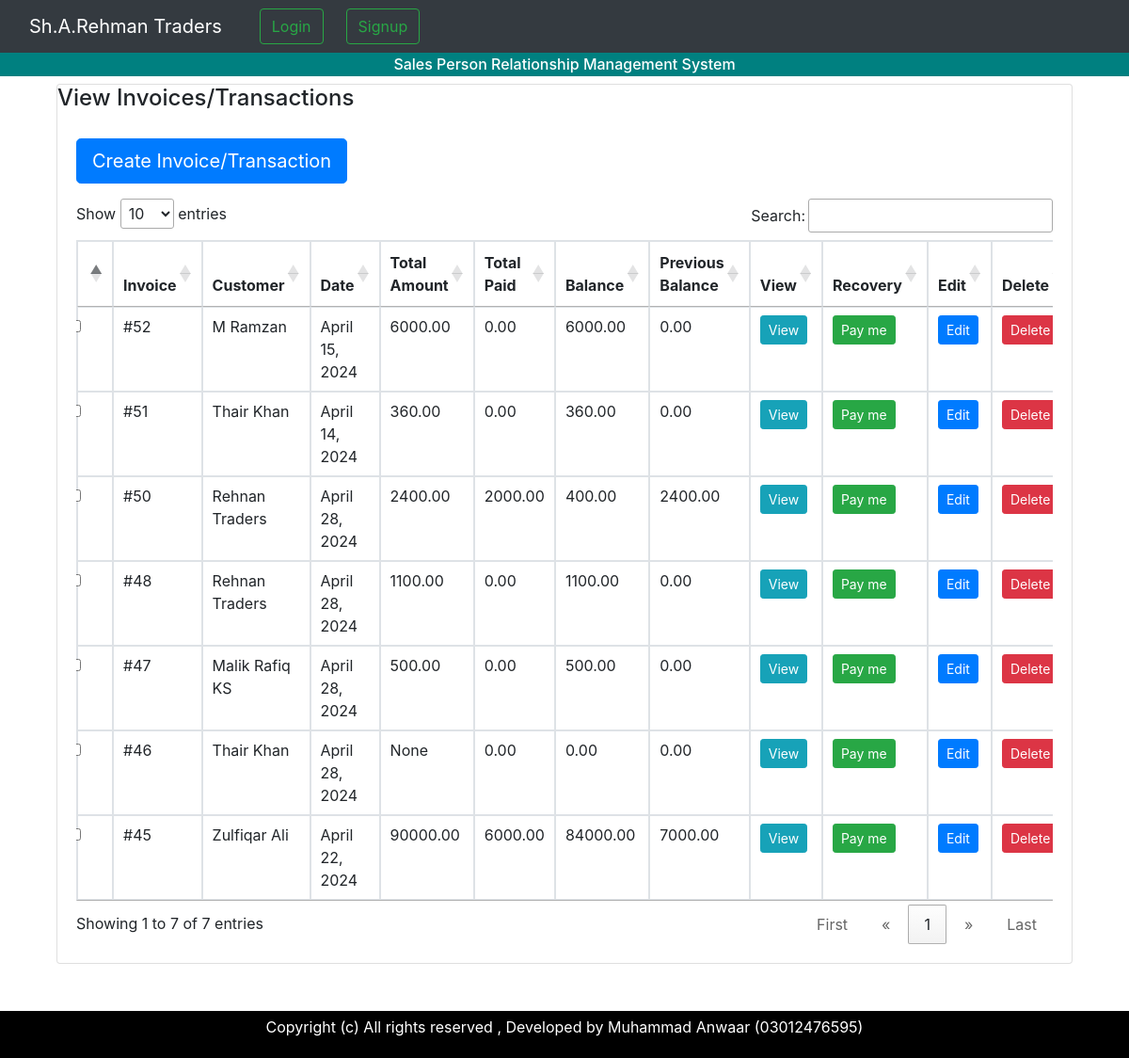
The app's page /invoice/ with its own data.
### invoice/models.py (models this page shows, shortened)
class Invoice(models.Model):
    customer = models.CharField(max_length=100)
    customer_email = models.TextField(null=True, blank=True)
    billing_address = models.TextField(null=True, blank=True)
    date = models.DateField()
    due_date = models.DateField(null=True, blank=True)
    message = models.TextField(default= "this is a default message.")
    total_amount = models.DecimalField(max_digits=9, decimal_places=2, blank=True, null=True)
    salesperson = models.CharField(max_length=100, blank=True, null=True)
    manager = models.CharField(max_length=100, blank=True, null=True)
    routing = models.CharField(max_length=255, blank=True, null=True)
    paid_amount=models.DecimalField(max_digits=9, decimal_places=2, default=0)
    balance=models.DecimalField(max_digits=9, decimal_places=2, default=0)
    previous_balance=models.DecimalField(max_digits=9, decimal_places=2, default=0)
    sale_types = models.CharField(max_length=255, blank=True, null=True)
    status = models.BooleanField(default=False)
    objects = InvoiceManager()

### invoice/views.py (the view, shortened to what this page needs)
# urls.py: path('', InvoiceListView.as_view(), name="invoice-list"),
class InvoiceListView(View):
    def get(self, *args, **kwargs):
        invoices = Invoice.objects.all().order_by("-id")
        context = {
            "invoices":invoices,
        }
        return render(self.request, 'invoice/invoice-list.html', context)

### templates/invoice/invoice-list.html (shortened to what this page needs)
{% extends 'base.html' %}
{% block content %}
<div class="container">
    <div class="row">
        <div class="col-md-12">
            <div class="card">
                    <h6 style="font-size:1.5rem">View Invoices/Transactions</h6>
                <div class="card-body">
                    <a href="{% url 'invoice:invoice-create' %}" class="btn btn-lg btn-primary  mb-3">Create Invoice/Transaction</a>
                    <div class="table-responsive">
                        <table id="invoicelist-table" class="table table-bordered table-hover">
                            <thead>
                                <tr>
                                    <th></th>
                                    <th>Invoice</th>
                                    <th>Customer</th>
                                    <th>Date</th>
                                    <th>Total Amount</th>
                                    <th>Total Paid</th>
                                    <th>Balance</th>
                                    <th>Previous Balance</th>
                                    <th>View</th>
                                    <th>Recovery</th>
                                    <th>Edit</th>
                                    <th>Delete</th>
                                </tr>
                            </thead>
                            <tbody>
                                {% for invoice in invoices %}
                                <tr>
                                    <td><input class="form-check-input" type="checkbox" value="{{ invoice.id }}" name="invoice_id" /></td>
                                    <td>#{{ invoice.id }}</td>
                                    <td>{{ invoice.customer }}</td>
                                    <td>{{ invoice.date }}</td>
                                    <td>{{ invoice.total_amount }}</td>
                                    <td>{{ invoice.paid_amount }}</td>
                                    <td>{{ invoice.balance }}</td>
                                    <td>{{ invoice.previous_balance }}</td>
                                    <td><a href="{% url 'invoice:invoice-detail' id=invoice.id %}" class="btn btn-sm btn-info">View</a></td>
                                    <td><a href="{% url 'invoice:create-recovery' id=invoice.id %}" class="btn btn-sm btn-success">Pay me</a></td>
                                    <td><a href="{% url 'invoice:invoice-edit' id=invoice.id %}" class="btn btn-sm btn-primary">Edit</a></td>
                                    <td><a href="{% url 'invoice:invoice-delete' id=invoice.id %}" class="btn btn-sm btn-danger">Delete</a></td>
                                </tr>
                                {% endfor %}
                            </tbody>
                        </table>
                    </div>
                </div>
            </div>
        </div>
    </div>
</div>
{% endblock %}

### templates/base.html (shortened to what this page needs)
<!DOCTYPE html>{% load static %}
<html lang="en">
<head>
    <link href="https://stackpath.bootstrapcdn.com/bootstrap/4.5.2/css/bootstrap.min.css" rel="stylesheet">
    <link rel="stylesheet" href="https://cdn.datatables.net/1.11.5/css/jquery.dataTables.min.css">
</head>
<body>
    {% include 'navbar.html' %}
    <h1 class="heading" style="background-color:#008080; color:#fff; padding:3px; text-align:center; font-size:1rem">Sales Person Relationship Management System</h1>
    <div class="container d-flex flex-column min-vh-100">
        {% block content %}{% endblock %}
    </div>
    <footer class="heading" style="background-color:black; color:#fff;  margin-top:50px; text-align:center; font-size:1.0rem">
        <div style="padding:5px; ">
        <p class="">Copyright (c) All rights reserved , Developed by Muhammad Anwaar (03012476595)</p>
        </div>
    </footer>
</body>
</html>

### templates/navbar.html (shortened to what this page needs)
</body>
<nav class="navbar navbar-expand-lg navbar-dark bg-dark navbar-custom" >
  <div class="container-fluid">
    <a class="navbar-brand" href="#">Sh.A.Rehman Traders</a>
    <div class="collapse navbar-collapse" id="navbarNav">
      {% if request.user.is_authenticated%}
      <ul class="navbar-nav">
        <li class="nav-item {% block homeactive %}{% endblock homeactive%}">
          <a class="nav-link {% if request.path == '/' %}active-link{% endif %} " href="{% url 'index' %}">Home</a>
        </li>
        <li class="nav-item {% block manageractive %}{% endblock manageractive%}">
          <a class="nav-link {% if request.path == '/myapp/managers/' %}active-link{% endif %}"
            href="{% url 'managers' %}">Managers</a>
        </li>
        <li class="nav-item" {% block daysactive %}{% endblock daysactive%}>
          <a class="nav-link {% if request.path == '/myapp/days/' %}active-link{% endif %}"
            href="{% url 'days' %}">Days</a>
        </li>
        <li class="nav-item" {% block salespersonsactive %}{% endblock salespersonsactive%}>
          <a class="nav-link {% if request.path == '/myapp/sales_persons/' %}active-link{% endif %}"
            href="{% url 'sales_person_list' %}">Sales Persons</a>
        </li>
        <li class="nav-item {% block routesactive %}{% endblock routesactive%} ">
          <a class="nav-link {% if request.path == '/myapp/routes/' %}active-link{% endif %}"
            href="{% url 'route_list' %}">Routes</a>
        </li>
        <li class="nav-item {% block shopsactive %}{% endblock shopsactive%}">
          <a class="nav-link {% if request.path == '/myapp/shops/' %}active-link{% endif %}"
            href="{% url 'shop_list' %}">Shops</a>
        </li>
        <li class="nav-item {% block routingsactive %}{% endblock routingsactive%} ">
          <a class="nav-link {% if request.path == '/myapp/routings/' %}active-link{% endif %}"
            href="{% url 'routing_list' %}">Routings</a>
        </li>
        <li class="nav-item {% block productactive %}{% endblock productactive%}">
          <a class="nav-link {% if request.path == '/myapp/products/' %}active-link{% endif %}"
            href="{% url 'product_list' %}">Products</a>
        </li>
        <li class="nav-item {% block transactionsactive %}{% endblock transactionsactive%}">
          <a class="nav-link {% if request.path == '/myapp/transactions/' %}active-link{% endif %}"
            href="{% url 'transaction_list' %}">Transaction List</a>
        </li>
        <li class="nav-item {% block claimactive %}{% endblock claimactive%}">
          <a class="nav-link {% if request.path == '/myapp/claims/' %}active-link{% endif %}"
            href="{% url 'claim_list' %}">Claims</a>
        </li>
        <li class="nav-item">
          <a href="/invoice/recovery-list/" role="button" class="btn btn-outline-success my-2 mx-2 my-sm-0" type="submit">Recoveries</a>
        </li>
        <li class="nav-item">
          <a href="/invoice" role="button" class="btn btn-outline-success my-2 mx-2 my-sm-0" type="submit">Invoice</a>
        </li>
        <li class="nav-item dropdown">
          <a class="nav-link dropdown-toggle" href="#" id="navbarDropdownMenuLink" role="button" data-bs-toggle="dropdown" aria-expanded="false">
            Reports
          </a>
          <ul class="dropdown-menu" aria-labelledby="navbarDropdownMenuLink">
            <li><a class="dropdown-item" href="/invoice/gen-report-invoice">Transaction</a></li>
            <li><a class="dropdown-item" href="/invoice/gen-report-shops">Shops</a></li>
            <li><a class="dropdown-item" href="/invoice/gen-report-recovery">Recovery</a></li>
          </ul>
        </li>
        <li class="nav-item">
          <a href="{% url 'logout' %}" role="button" class="btn btn-outline-success my-2 my-sm-0"
            type="submit">Logout</a>
        </li>
      </ul>
      {% else %}
          <a href="{% url 'login' %}" role="button" target="_blank" class="btn btn-outline-success mx-4 my-2 my-sm-0"
            type="submit">Login</a>
          <a href="{% url 'signup' %}" role="button" target="_blank" class="btn btn-outline-success my-2 my-sm-0"
            type="submit">Signup</a>
      {% endif %}
    </div>
  </div>
</nav>

### templates/navbar.html (style rules this page uses)
.navbar-custom { background-color: black; }

### records on screen
Invoice: id "52", customer "M Ramzan", date "April 15, 2024", total_amount "6000.00", paid_amount "0.00", balance "6000.00", previous_balance "0.00"
Invoice: id "51", customer "Thair Khan", date "April 14, 2024", total_amount "360.00", paid_amount "0.00", balance "360.00", previous_balance "0.00"
Invoice: id "50", customer "Rehnan Traders", date "April 28, 2024", total_amount "2400.00", paid_amount "2000.00", balance "400.00", previous_balance "2400.00"
Invoice: id "48", customer "Rehnan Traders", date "April 28, 2024", total_amount "1100.00", paid_amount "0.00", balance "1100.00", previous_balance "0.00"
Invoice: id "47", customer "Malik Rafiq KS", date "April 28, 2024", total_amount "500.00", paid_amount "0.00", balance "500.00", previous_balance "0.00"
Invoice: id "46", customer "Thair Khan", date "April 28, 2024", total_amount "None", paid_amount "0.00", balance "0.00", previous_balance "0.00"
Invoice: id "45", customer "Zulfiqar Ali", date "April 22, 2024", total_amount "90000.00", paid_amount "6000.00", balance "84000.00", previous_balance "7000.00"
